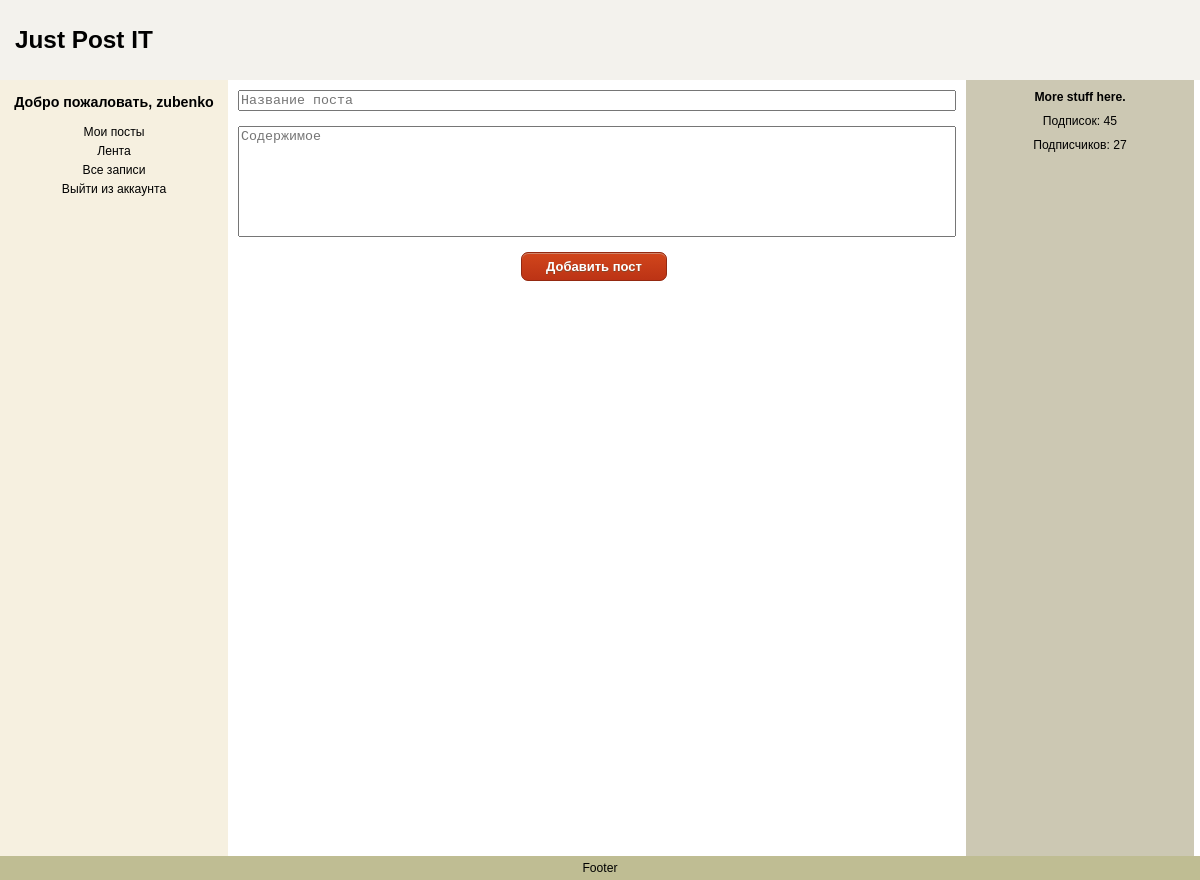
Page /home/ (signed in) on the earlier database version.
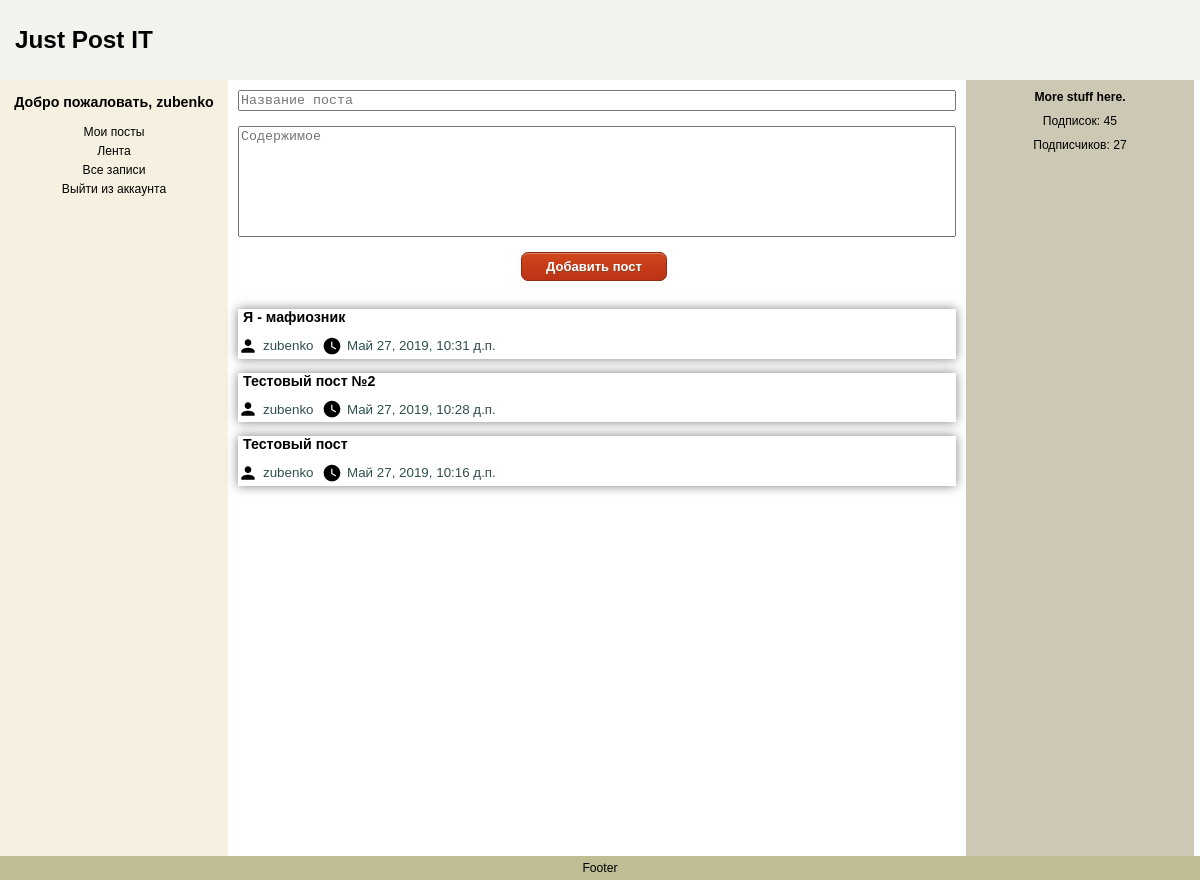
Same page on the later database version.
### justPost/models.py (models this page shows, shortened)
class Posts (models.Model):
    post_id = models.AutoField(primary_key=True)
    author = models.ForeignKey(Profile, on_delete=models.CASCADE)
    title = models.CharField(max_length=200)
    pub_date = models.DateTimeField()
    content = models.TextField(max_length=1000)
    class Meta:
        ordering = ['pub_date']

class Profile (models.Model):
    user = models.OneToOneField(User, on_delete=models.CASCADE)
    about_me = models.CharField(max_length=250, null=True, blank=True)
    subscriptions = models.ManyToManyField('self', related_name='subscribers')
    viewed_posts = models.ManyToManyField('Posts', related_name='viewers')

### justPost/views.py (the view, shortened to what this page needs)
# urls.py: path('', indexView, name='home'),
def indexView(request):
    if request.user.is_authenticated:
        if request.method == 'GET':
            form = PostForm()
            posts = Posts.objects.filter(author_id__exact=request.user.id).order_by('-pub_date')
            return render(request, 'home.html', {'form': form, 'posts': posts})
        return render(request, 'home.html')
    else:
        return redirect('login')

### justPost/forms.py
class PostForm(forms.Form):
    title = forms.CharField(max_length=200, widget=forms.Textarea(attrs={'rows': 1, 'style': 'resize:none; width: 100%;'}))
    content = forms.CharField(widget=forms.Textarea(attrs={'rows': 7, 'style': 'resize:none; width: 100%;'}))
    class Meta:
        fields = ["title", "content"]
    def __init__(self, *args, **kwargs):
        super(PostForm, self).__init__(*args, **kwargs)
        self.fields['title'].widget.attrs['placeholder'] = 'Название поста'
        self.fields['content'].widget.attrs['placeholder'] = 'Содержимое'

### templates/home.html (shortened to what this page needs)
{% extends 'base.html' %}
{% block body %}
    <div id="container">
  {% block top-header %}<div id="header"><h1><a href="">Just Post IT</a></h1></div> {% endblock %}
   {% block navigation %}
  <div id="navigation">
   {% if user.is_authenticated %}
      <p><h3>Добро пожаловать, {{ user.get_username }}</h3></p>
       <ul>
        <li><a href="{% url 'home' %}">Мои посты</a></li>
        <li><a href="">Лента</a></li>
        <li><a href="{% url 'posts' %}">Все записи</a></li>
        <li><a href="{% url 'logout' %}">Выйти из аккаунта</a></li>
    </ul>
   {% endif %}
  </div>
    {% endblock %}
    {% block content %}
  <div id="content">
    {% block inputForm %}
        <div>
            <form method="post">
                {% for field in form %}
                    <p>
                        {{ field }}
                    </p>
                {% endfor %}
                <center><button type="submit" class="myButton">Добавить пост</button></center><br>
            </form>
        </div>
     {% endblock %}
    <div>
        {% if posts.exists %}
            {% for post in posts %}
                <div class="post_container">
                    <h3><a href="">{{ post.title }}</a></h3>
                    <div class="svg_container">
                        <div class="outside">
                            <svg width="20" aria-hidden="true" role="img" focusable="false" viewBox="0 0 24 24" version="1.1" xmlns="http://www.w3.org/2000/svg">
                                <path d="M12 12c2.21 0 4-1.79 4-4s-1.79-4-4-4-4 1.79-4 4 1.79 4 4 4zm0 2c-2.67 0-8 1.34-8 4v2h16v-2c0-2.66-5.33-4-8-4z"></path>
                            </svg>
                            <a href="{% url 'author' post.author.user.get_username %}" >{{post.author.user.username }}</a>
                        </div>
                    </div>
                    <div class="svg_container">
                        <div class="outside">
                            <svg width="20" aria-hidden="true" role="img" focusable="false" viewBox="0 0 24 24" version="1.1" xmlns="http://www.w3.org/2000/svg">
                                <path d="M12 2C6.5 2 2 6.5 2 12s4.5 10 10 10 10-4.5 10-10S17.5 2 12 2zm4.2 14.2L11 13V7h1.5v5.2l4.5 2.7-.8 1.3z"></path>
                            </svg>
                            <a href="" >{{post.pub_date }}</a>
                        </div>
                    </div>
                    <br>
                </div>
            {% endfor %}
        {% endif %}
    </div>
  </div>
    {%  endblock %}
    {% block counters %}
  <div id="extra">
    <p><strong>More stuff here.</strong></p>
    <p>Подписок: 45</p>
    <p>Подписчиков: 27</p>
  </div>
{% endblock %}
</div>
    <div id="footer">
    <p>Footer</p>
  </div>
{% endblock %}

### templates/base.html (shortened to what this page needs)
<!DOCTYPE HTML PUBLIC "-//W3C//DTD HTML 4.01//EN" "http://www.w3.org/TR/html4/strict.dtd">
<html>
<head>
    {% load static %}
    <link rel="stylesheet" type="text/css" href="{% static 'style.css' %}" />
</head>
<body>
    {% block body %}{% endblock %}
</body>
</html>

### justPost/static/style.css (style rules this page uses)
html,body { margin:0; height: 100%; }
body { font: 76% arial,sans-serif; text-align:center; }
p { margin:10px }
a { padding:5px; text-decoration:none; color:#000000; }
div#header { background-color:#F3F2ED; text-align: left; }
div#header h1 { height:80px; line-height:80px; margin:0; padding-left:10px; }
div#container { height:100vh; width:100%; text-align:center; }
div#navigation { background:#F6F0E0; width:19%; height: 100%; float: left; }
div#navigation ul { margin:15px 0; padding:0; list-style-type:none; }
div#navigation li { margin-bottom:5px; }
div#content { width:61%; height: 100%; float: left; }
div#content p { line-height:1.4 }
div#extra { background:#CCC8B3; display:inline-block; width:19%; height: 100%; }
div#footer { background:#BFBD93; clear:left; width:100%; position: fixed; bottom: 0px; }
div#footer p { margin:0; padding:5px 10px; }
.myButton { -moz-box-shadow:inset 0px 1px 0px 0px #cf866c; -webkit-box-shadow:inset 0px 1px 0px 0px #cf866c; box-shadow:inset 0px 1px 0px 0px #cf866c; background:-webkit-gradient(linear, left top, left bottom, color-stop(0.05, #d0451b), color-stop(1, #bc3315)); background:-moz-linear-gradient(top, #d0451b 5%, #bc3315 100%); background:-webkit-linear-gradient(top, #d0451b 5%, #bc3315 100%); background:-o-linear-gradient(top, #d0451b 5%, #bc3315 100%); background:-ms-linear-gradient(top, #d0451b 5%, #bc3315 100%); background:linear-gradient(to bottom, #d0451b 5%, #bc3315 100%); filter:progid:DXImageTransform.Microsoft.gradient(startColorstr='#d0451b', endColorstr='#bc3315',GradientType=0); background-color:#d0451b; -moz-border-radius:7px; -webkit-border-radius:7px; border-radius:7px; border:1px solid #942911; display:inline-block; cursor:pointer; color:#ffffff; font-family:Arial; font-size:13px; font-weight:bold; padding:6px 24px; text-decoration:none; text-shadow:0px 1px 0px #854629; }
div.post_container { box-shadow: 0 0 10px rgba(0,0,0,0.5); text-align: left; margin-right: 4px; margin-left: 10px; }
div.svg_container { display: inline-block; }
div.outside { height: 1em; display: flex; align-items: center; justify-content: center }
div.outside svg, div.outside a { margin: 0; font-size: 1.1em; color: darkslategray; }

Differences in the rows shown:
added Posts: title "Я - мафиозник", author.user.username "zubenko", pub_date "Май 27, 2019, 10:31 д.п."
added Posts: title "Тестовый пост №2", author.user.username "zubenko", pub_date "Май 27, 2019, 10:28 д.п."
added Posts: title "Тестовый пост", author.user.username "zubenko", pub_date "Май 27, 2019, 10:16 д.п."
